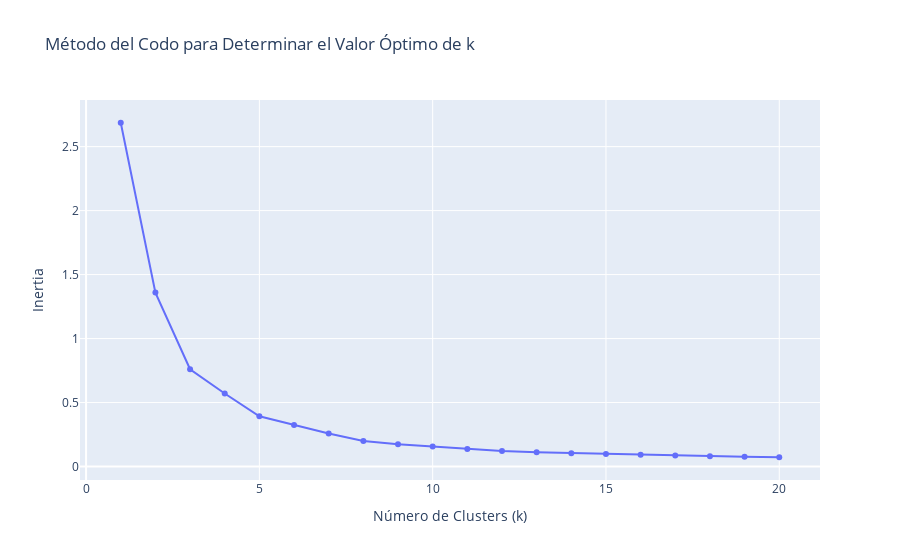

Notebook source saved alongside this figure:
### Markdown cell above
**Respuesta:**

### Code cell
# Números de clusters a probar
k_values = range(1, 21)
inertia_values = []

for k in k_values:
    # Crear un nuevo pipeline con K-Means y el número de clusters actual
    kmeans = KMeans(n_clusters=k, random_state=42)
    cluster_pipeline = Pipeline([
        ('features', feature_extractor),
        ('impute', imputer),
        ('scaler', transformer),
        ('clustering', kmeans)
    ])
    
    # Aplicar el pipeline y obtener la Inertia
    cluster_pipeline.fit_transform(df_retail)
    inertia = cluster_pipeline.named_steps['clustering'].inertia_
    inertia_values.append(inertia)

# Crear un DataFrame con los valores de k y la Inertia
elbow_data = pd.DataFrame({'k': k_values, 'Inertia': inertia_values})

# Crear un gráfico interactivo con Plotly
fig = px.line(elbow_data, x='k', y='Inertia', title='Método del Codo para Determinar el Valor Óptimo de k')
fig.update_traces(mode='lines+markers')
fig.update_xaxes(title='Número de Clusters (k)')
fig.update_yaxes(title='Inertia')
fig.show()

### Figure 1 — Plotly figure (JSON) as saved in the notebook; plotly's stock layout.template omitted (floating-point values rounded to 4 significant figures)
{"data": [{"hovertemplate": "k=%{x}<br>Inertia=%{y}<extra></extra>", "legendgroup": "", "line": {"color": "#636efa", "dash": "solid"}, "marker": {"symbol": "circle"}, "mode": "lines+markers", "name": "", "orientation": "v", "showlegend": false, "type": "scatter", "x": [1, 2, 3, 4, 5, 6, 7, 8, 9, 10, 11, 12, 13, 14, 15, 16, 17, 18, 19, 20], "xaxis": "x", "y": [2.687, 1.359, 0.7602, 0.5708, 0.3932, 0.325, 0.2585, 0.1992, 0.1735, 0.1556, 0.1379, 0.1217, 0.1111, 0.1044, 0.09763, 0.09133, 0.08625, 0.07986, 0.07602, 0.07255], "yaxis": "y"}], "layout": {"legend": {"tracegroupgap": 0}, "title": {"text": "Método del Codo para Determinar el Valor Óptimo de k"}, "xaxis": {"anchor": "y", "domain": [0, 1], "title": {"text": "Número de Clusters (k)"}}, "yaxis": {"anchor": "x", "domain": [0, 1], "title": {"text": "Inertia"}}}}
